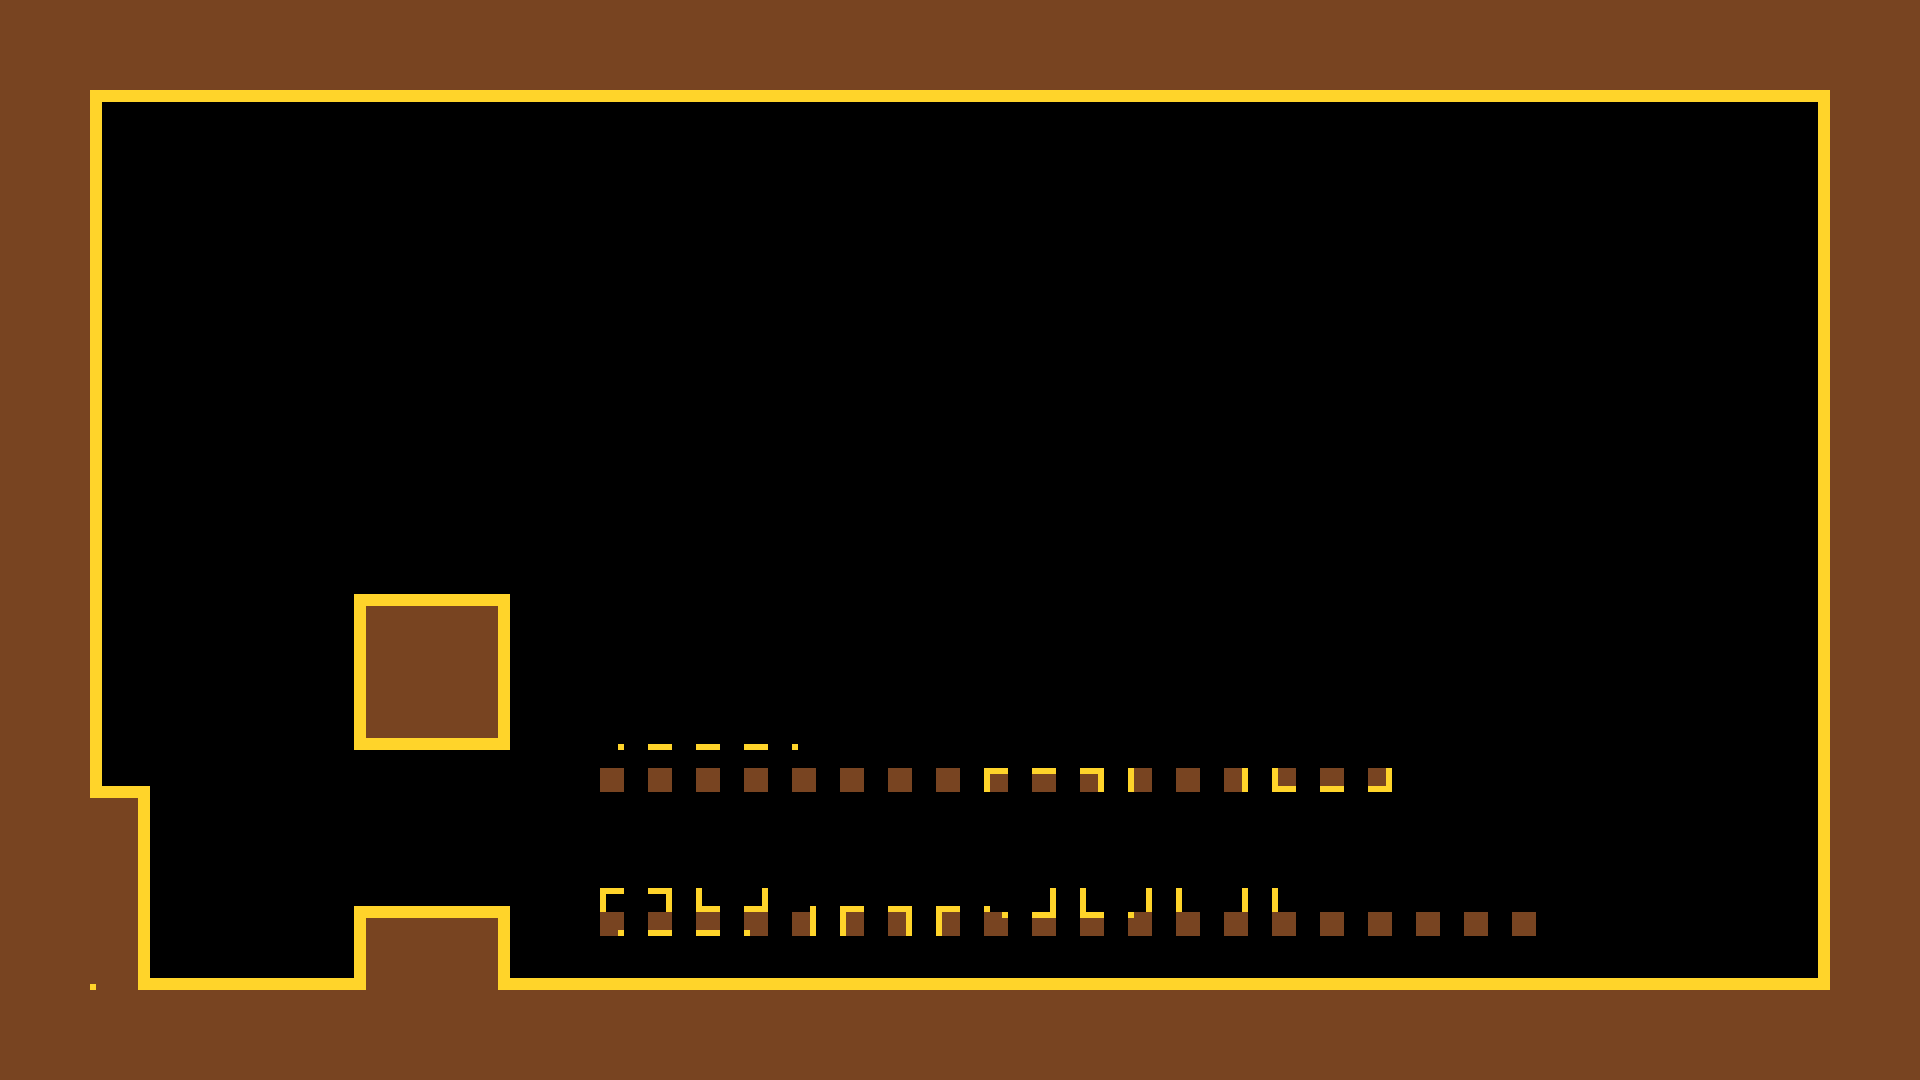

Tiled map render using the project's own tile images. Description and the map definition, with tile-layer contents summarised, below:
An orthogonal 80x45 tile map with 24x24 px tiles, 1 tile layer (Tile Layer 1) and 2 objects (spawn, trigger).

<map version="1.0" tiledversion="1.0.3" orientation="orthogonal" renderorder="right-down" width="80" height="45" tilewidth="24" tileheight="24" infinite="0" nextobjectid="4">
 <tileset firstgid="1" source="tileset.tsx" />
 <layer name="Tile Layer 1" width="80" height="45">
  <data>[3600 cells, 1311 non-empty, 57 distinct tile ids]</data>
 </layer>
 <objectgroup name="Objects">
  <object id="1" name="spawn" type="spawn" x="408" y="864" width="48" height="48" />
  <object id="3" name="spikes" type="trigger" x="144" y="960" width="216" height="24">
   <properties>
    <property name="on_enter" value="kill" />
   </properties>
  </object>
 </objectgroup>
</map>
